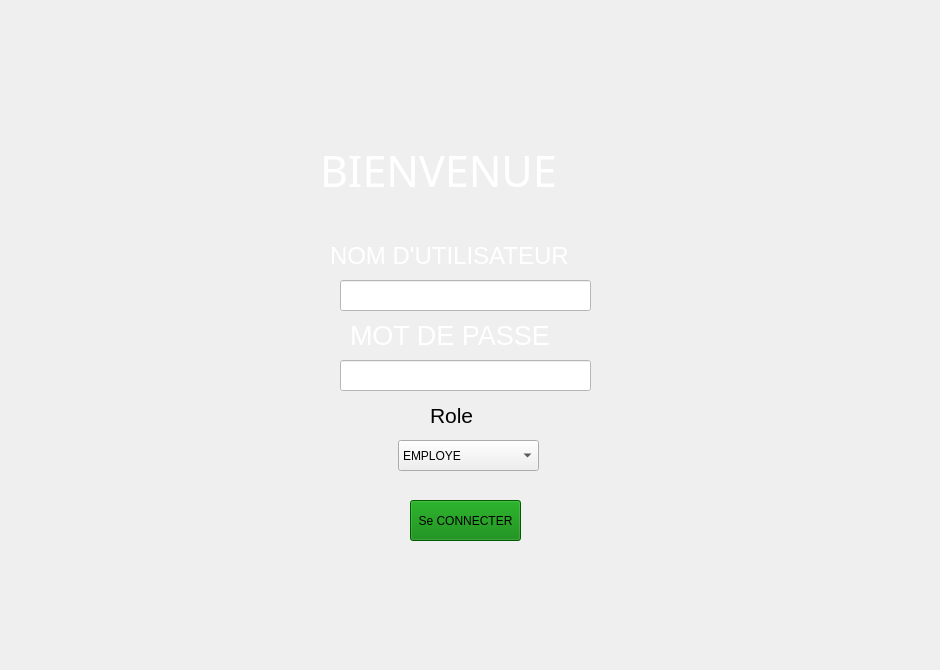
    <widget class="QWidget" name="menu">
     <widget class="QLabel" name="label_LoginPass">
      <property name="geometry">
       <rect>
        <x>0</x>
        <y>0</y>
        <width>931</width>
        <height>661</height>
       </rect>
      </property>
      <property name="text">
       <string/>
      </property>
      <property name="pixmap">
       <pixmap resource="src.qrc">:/ressource/mariage.jpg</pixmap>
      </property>
      <property name="scaledContents">
       <bool>true</bool>
      </property>
     </widget>
     <widget class="QLabel" name="label_LoginTitre">
      <property name="geometry">
       <rect>
        <x>320</x>
        <y>150</y>
        <width>301</width>
        <height>41</height>
       </rect>
      </property>
      <property name="font">
       <font>
        <family>Sachiko</family>
        <pointsize>32</pointsize>
        <weight>50</weight>
        <italic>false</italic>
        <bold>false</bold>
        <kerning>true</kerning>
       </font>
      </property>
      <property name="styleSheet">
       <string notr="true">color: rgb(255, 255, 255);
font: 32pt &quot;Sachiko&quot;;</string>
      </property>
      <property name="text">
       <string>BIENVENUE</string>
      </property>
     </widget>
     <widget class="QLineEdit" name="login_pass">
      <property name="geometry">
       <rect>
        <x>340</x>
        <y>360</y>
        <width>251</width>
        <height>31</height>
       </rect>
      </property>
      <property name="autoFillBackground">
       <bool>false</bool>
      </property>
      <property name="styleSheet">
       <string notr="true">background-color:white;border-color:white;</string>
      </property>
     </widget>
     <widget class="QLineEdit" name="login_name">
      <property name="geometry">
       <rect>
        <x>340</x>
        <y>280</y>
        <width>251</width>
        <height>31</height>
       </rect>
      </property>
      <property name="autoFillBackground">
       <bool>false</bool>
      </property>
      <property name="styleSheet">
       <string notr="true">background-color:white;border-color:black;</string>
      </property>
     </widget>
     <widget class="QPushButton" name="btn_login">
      <property name="geometry">
       <rect>
        <x>410</x>
        <y>500</y>
        <width>111</width>
        <height>41</height>
       </rect>
      </property>
      <property name="autoFillBackground">
       <bool>false</bool>
      </property>
      <property name="styleSheet">
       <string notr="true">background-color:green;</string>
      </property>
      <property name="text">
       <string>Se CONNECTER</string>
      </property>
      <property name="autoDefault">
       <bool>false</bool>
      </property>
      <property name="default">
       <bool>false</bool>
      </property>
      <property name="flat">
       <bool>false</bool>
      </property>
     </widget>
     <widget class="QLabel" name="label_loginNom">
      <property name="geometry">
       <rect>
        <x>330</x>
        <y>240</y>
        <width>281</width>
        <height>31</height>
       </rect>
      </property>
      <property name="font">
       <font>
        <family>MS Shell Dlg 2</family>
        <pointsize>18</pointsize>
        <weight>50</weight>
        <italic>false</italic>
        <bold>false</bold>
        <kerning>true</kerning>
       </font>
      </property>
      <property name="styleSheet">
       <string notr="true">color: rgb(255, 255, 255);
font: 18pt &quot;MS Shell Dlg 2&quot;;</string>
      </property>
      <property name="text">
       <string>NOM D'UTILISATEUR</string>
      </property>
     </widget>
     <widget class="QLabel" name="label_4">
      <property name="geometry">
       <rect>
        <x>350</x>
        <y>320</y>
        <width>251</width>
        <height>31</height>
       </rect>
      </property>
      <property name="font">
       <font>
        <family>MS Shell Dlg 2</family>
        <pointsize>20</pointsize>
        <weight>50</weight>
        <italic>false</italic>
        <bold>false</bold>
        <kerning>true</kerning>
       </font>
      </property>
      <property name="styleSheet">
       <string notr="true">color: rgb(255, 255, 255);
font: 20pt &quot;MS Shell Dlg 2&quot;;</string>
      </property>
      <property name="text">
       <string>MOT DE PASSE</string>
      </property>
     </widget>
     <widget class="QLabel" name="label_login_role">
      <property name="geometry">
       <rect>
        <x>430</x>
        <y>400</y>
        <width>71</width>
        <height>31</height>
       </rect>
      </property>
      <property name="font">
       <font>
        <family>MS Shell Dlg 2</family>
        <pointsize>16</pointsize>
        <weight>9</weight>
        <italic>false</italic>
        <bold>false</bold>
        <kerning>true</kerning>
       </font>
      </property>
      <property name="styleSheet">
       <string notr="true">color: rgb(0, 0, 0);
font: 75 16pt &quot;MS Shell Dlg 2&quot;;</string>
      </property>
      <property name="text">
       <string>Role</string>
      </property>
     </widget>
     <widget class="QComboBox" name="login_role">
      <property name="geometry">
       <rect>
        <x>398</x>
        <y>440</y>
        <width>141</width>
        <height>31</height>
       </rect>
      </property>
      <item>
       <property name="text">
        <string>EMPLOYE</string>
       </property>
      </item>
      <item>
       <property name="text">
        <string>ADMIN</string>
       </property>
      </item>
     </widget>
    </widget>
